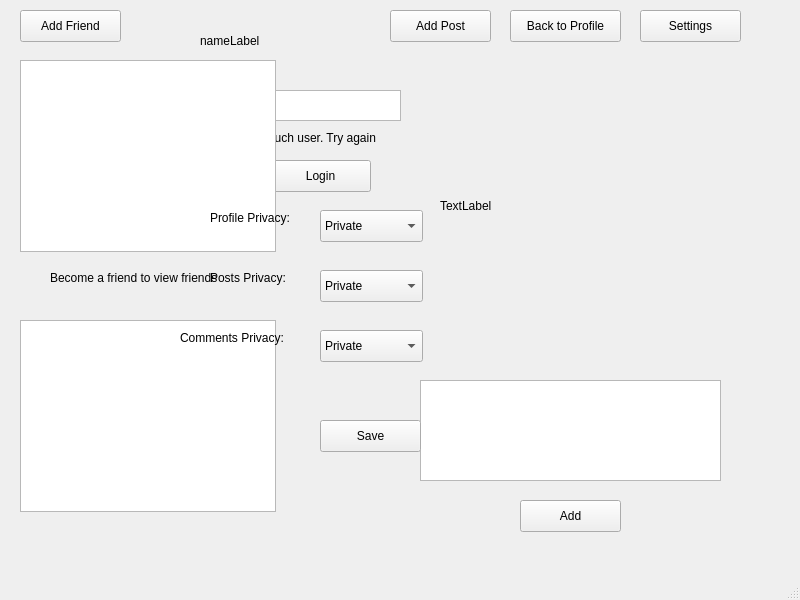
<?xml version="1.0" encoding="UTF-8"?>
<ui version="4.0">
 <class>MainWindow</class>
 <widget class="QMainWindow" name="MainWindow">
  <property name="geometry">
   <rect>
    <x>0</x>
    <y>0</y>
    <width>800</width>
    <height>600</height>
   </rect>
  </property>
  <property name="windowTitle">
   <string>MainWindow</string>
  </property>
  <widget class="QWidget" name="centralwidget">
   <widget class="QTextEdit" name="inputName">
    <property name="geometry">
     <rect>
      <x>250</x>
      <y>90</y>
      <width>151</width>
      <height>31</height>
     </rect>
    </property>
    <property name="html">
     <string>&lt;!DOCTYPE HTML PUBLIC &quot;-//W3C//DTD HTML 4.0//EN&quot; &quot;http://www.w3.org/TR/REC-html40/strict.dtd&quot;&gt;
&lt;html&gt;&lt;head&gt;&lt;meta name=&quot;qrichtext&quot; content=&quot;1&quot; /&gt;&lt;meta charset=&quot;utf-8&quot; /&gt;&lt;style type=&quot;text/css&quot;&gt;
p, li { white-space: pre-wrap; }
hr { height: 1px; border-width: 0; }
li.unchecked::marker { content: &quot;\2610&quot;; }
li.checked::marker { content: &quot;\2612&quot;; }
&lt;/style&gt;&lt;/head&gt;&lt;body style=&quot; font-family:'.AppleSystemUIFont'; font-size:13pt; font-weight:400; font-style:normal;&quot;&gt;
&lt;p style=&quot;-qt-paragraph-type:empty; margin-top:0px; margin-bottom:0px; margin-left:0px; margin-right:0px; -qt-block-indent:0; text-indent:0px;&quot;&gt;&lt;br /&gt;&lt;/p&gt;&lt;/body&gt;&lt;/html&gt;</string>
    </property>
   </widget>
   <widget class="QPushButton" name="loginButton">
    <property name="geometry">
     <rect>
      <x>270</x>
      <y>160</y>
      <width>101</width>
      <height>32</height>
     </rect>
    </property>
    <property name="text">
     <string>Login</string>
    </property>
   </widget>
   <widget class="QLabel" name="errorLabel">
    <property name="geometry">
     <rect>
      <x>250</x>
      <y>130</y>
      <width>151</width>
      <height>16</height>
     </rect>
    </property>
    <property name="text">
     <string>No such user. Try again</string>
    </property>
   </widget>
   <widget class="QLabel" name="profileLabel">
    <property name="geometry">
     <rect>
      <x>200</x>
      <y>20</y>
      <width>261</width>
      <height>41</height>
     </rect>
    </property>
    <property name="text">
     <string>nameLabel</string>
    </property>
   </widget>
   <widget class="QTableWidget" name="friendsTable">
    <property name="geometry">
     <rect>
      <x>20</x>
      <y>60</y>
      <width>256</width>
      <height>192</height>
     </rect>
    </property>
   </widget>
   <widget class="QLabel" name="postsLabel">
    <property name="geometry">
     <rect>
      <x>440</x>
      <y>70</y>
      <width>251</width>
      <height>271</height>
     </rect>
    </property>
    <property name="text">
     <string>TextLabel</string>
    </property>
   </widget>
   <widget class="QPushButton" name="backButton">
    <property name="geometry">
     <rect>
      <x>510</x>
      <y>10</y>
      <width>111</width>
      <height>32</height>
     </rect>
    </property>
    <property name="text">
     <string>Back to Profile</string>
    </property>
   </widget>
   <widget class="QTableWidget" name="suggestTable">
    <property name="geometry">
     <rect>
      <x>20</x>
      <y>320</y>
      <width>256</width>
      <height>192</height>
     </rect>
    </property>
   </widget>
   <widget class="QPushButton" name="addPostButton">
    <property name="geometry">
     <rect>
      <x>390</x>
      <y>10</y>
      <width>101</width>
      <height>32</height>
     </rect>
    </property>
    <property name="text">
     <string>Add Post</string>
    </property>
   </widget>
   <widget class="QPushButton" name="addFriendButton">
    <property name="geometry">
     <rect>
      <x>20</x>
      <y>10</y>
      <width>101</width>
      <height>32</height>
     </rect>
    </property>
    <property name="text">
     <string>Add Friend</string>
    </property>
   </widget>
   <widget class="QTextEdit" name="enterPost">
    <property name="geometry">
     <rect>
      <x>420</x>
      <y>380</y>
      <width>301</width>
      <height>101</height>
     </rect>
    </property>
   </widget>
   <widget class="QPushButton" name="addPost">
    <property name="geometry">
     <rect>
      <x>520</x>
      <y>500</y>
      <width>101</width>
      <height>32</height>
     </rect>
    </property>
    <property name="text">
     <string>Add</string>
    </property>
   </widget>
   <widget class="QLabel" name="notFriendLabel">
    <property name="geometry">
     <rect>
      <x>50</x>
      <y>270</y>
      <width>201</width>
      <height>16</height>
     </rect>
    </property>
    <property name="text">
     <string>Become a friend to view friends</string>
    </property>
   </widget>
   <widget class="QPushButton" name="settingsButton">
    <property name="geometry">
     <rect>
      <x>640</x>
      <y>10</y>
      <width>101</width>
      <height>32</height>
     </rect>
    </property>
    <property name="text">
     <string>Settings</string>
    </property>
   </widget>
   <widget class="QComboBox" name="profilePrivacy">
    <property name="geometry">
     <rect>
      <x>320</x>
      <y>210</y>
      <width>103</width>
      <height>32</height>
     </rect>
    </property>
    <item>
     <property name="text">
      <string>Private</string>
     </property>
    </item>
    <item>
     <property name="text">
      <string>Semi-private</string>
     </property>
    </item>
    <item>
     <property name="text">
      <string>Public</string>
     </property>
    </item>
   </widget>
   <widget class="QComboBox" name="postsPrivacy">
    <property name="geometry">
     <rect>
      <x>320</x>
      <y>270</y>
      <width>103</width>
      <height>32</height>
     </rect>
    </property>
    <item>
     <property name="text">
      <string>Private</string>
     </property>
    </item>
    <item>
     <property name="text">
      <string>Semi-private</string>
     </property>
    </item>
    <item>
     <property name="text">
      <string>Public</string>
     </property>
    </item>
   </widget>
   <widget class="QComboBox" name="commentPrivacy">
    <property name="geometry">
     <rect>
      <x>320</x>
      <y>330</y>
      <width>103</width>
      <height>32</height>
     </rect>
    </property>
    <item>
     <property name="text">
      <string>Private</string>
     </property>
    </item>
    <item>
     <property name="text">
      <string>Semi-private</string>
     </property>
    </item>
    <item>
     <property name="text">
      <string>Public</string>
     </property>
    </item>
   </widget>
   <widget class="QLabel" name="profilePrivacyLabel">
    <property name="geometry">
     <rect>
      <x>210</x>
      <y>210</y>
      <width>101</width>
      <height>16</height>
     </rect>
    </property>
    <property name="text">
     <string>Profile Privacy:</string>
    </property>
   </widget>
   <widget class="QLabel" name="postsPrivacyLabel">
    <property name="geometry">
     <rect>
      <x>210</x>
      <y>270</y>
      <width>111</width>
      <height>16</height>
     </rect>
    </property>
    <property name="text">
     <string>Posts Privacy:</string>
    </property>
   </widget>
   <widget class="QLabel" name="commentPrivacyLabel">
    <property name="geometry">
     <rect>
      <x>180</x>
      <y>330</y>
      <width>131</width>
      <height>16</height>
     </rect>
    </property>
    <property name="text">
     <string>Comments Privacy:</string>
    </property>
   </widget>
   <widget class="QPushButton" name="settingsSaveButton">
    <property name="geometry">
     <rect>
      <x>320</x>
      <y>420</y>
      <width>101</width>
      <height>32</height>
     </rect>
    </property>
    <property name="text">
     <string>Save</string>
    </property>
   </widget>
  </widget>
  <widget class="QMenuBar" name="menubar">
   <property name="geometry">
    <rect>
     <x>0</x>
     <y>0</y>
     <width>800</width>
     <height>24</height>
    </rect>
   </property>
  </widget>
  <widget class="QStatusBar" name="statusbar"/>
 </widget>
 <resources/>
 <connections/>
</ui>
